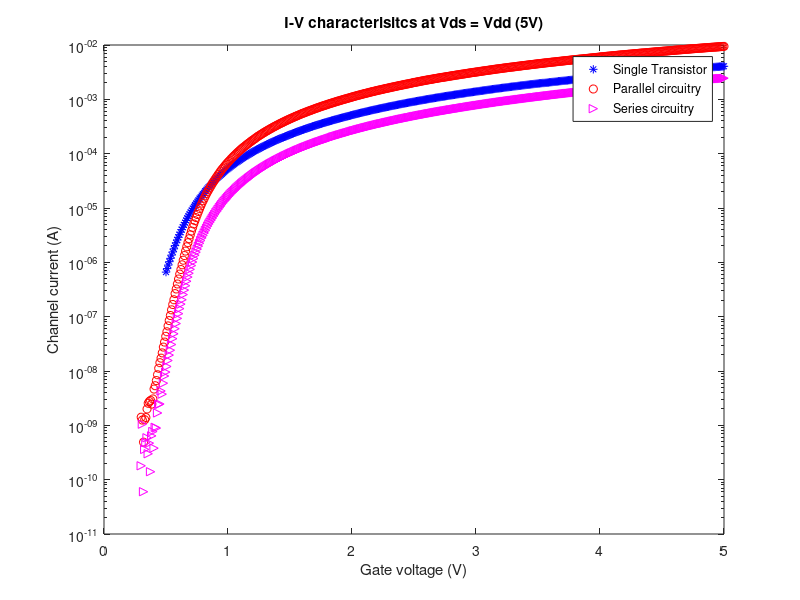
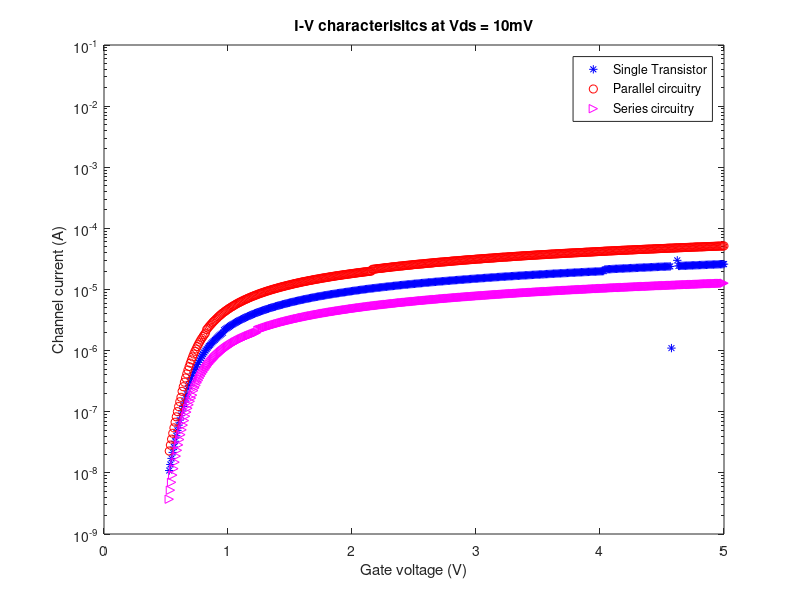
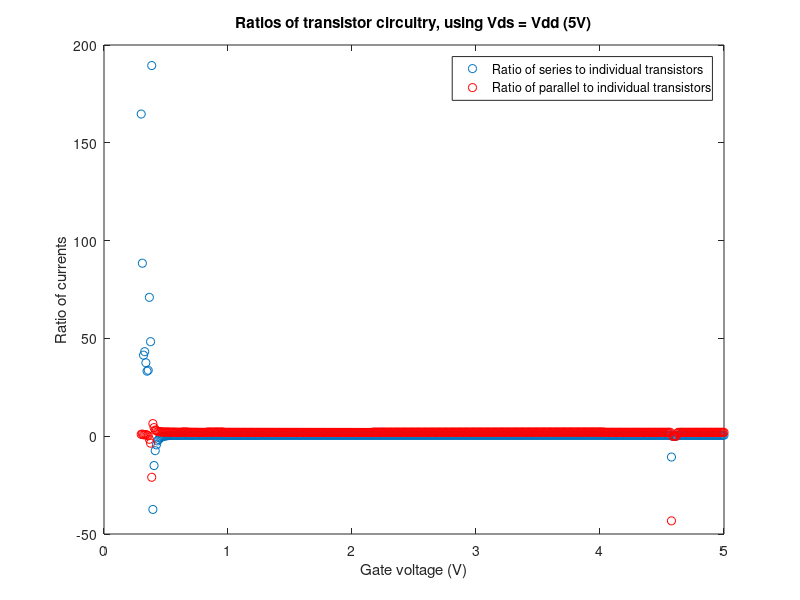

MATLAB code for these plots, in order:
%%Experiment 2

load exp2I_Vds10mV.csv
load exp2I_VdsVdd.csv
load exp2Vg_Vds10mV.csv
load exp2Vg_VdsVdd.csv
load exp2ParallelI_Vds10mV.csv
load exp2ParallelI_VdsVdd.csv
load exp2ParallelVg_Vds10mV.csv
load exp2ParallelVg_VdsVdd.csv
load exp2Vg_Vds10mV.csv
load exp2Vg_VdsVdd.csv
load exp2SeriesI_Vds10mV.csv
load exp2SeriesI_VdsVdd.csv
load exp2SeriesVg_Vds10mV.csv
load exp2SeriesVg_VdsVdd.csv
load exp2Vg_Vds10mV.csv
load exp2Vg_VdsVdd.csv

% a single semilog plot showing data from the individual transistor, the parallel 
%connection, and the series connection, for each of the two experimental situations
figure
semilogy(abs(exp2Vg_VdsVdd), abs(exp2I_VdsVdd), 'b*')
hold on
semilogy(abs(exp2ParallelVg_VdsVdd), abs(exp2ParallelI_VdsVdd), 'ro')
semilogy(abs(exp2SeriesVg_VdsVdd), abs(exp2SeriesI_VdsVdd), 'm>')
legend('Single Transistor', 'Parallel circuitry', 'Series circuitry')
title('I-V characterisitcs at Vds = Vdd (5V)')
xlabel('Gate voltage (V)')
ylabel('Channel current (A)')

figure
semilogy(abs(exp2Vg_Vds10mV(25:500)), abs(exp2I_Vds10mV(25:500)), 'b*')
hold on
semilogy(abs(exp2ParallelVg_Vds10mV(25:500)), abs(exp2ParallelI_Vds10mV(25:500)), 'ro')
semilogy(abs(exp2SeriesVg_Vds10mV(25:500)), abs(exp2SeriesI_Vds10mV(25:500)), 'm>')
legend('Single Transistor', 'Parallel circuitry', 'Series circuitry')
title('I-V characterisitcs at Vds = 10mV')
xlabel('Gate voltage (V)')
ylabel('Channel current (A)')

%Also, include plots showing  the ratio of the measurements from the parallel connection
%to those from the individual transistor and the ratio of the
%individual transistor measurements to those from the series
% connection

ratiopIVdd = exp2ParallelI_VdsVdd./exp2I_VdsVdd;
ratiosIVdd = exp2SeriesI_VdsVdd./exp2I_VdsVdd;
 
ratiopI10 = exp2ParallelI_Vds10mV./exp2I_Vds10mV;
ratiosI10 = exp2SeriesI_Vds10mV./exp2I_Vds10mV;
Vg10 = exp2Vg_Vds10mV
%Vds at Vdd

figure
plot(exp2Vg_Vds10mV, (ratiosI10), 'o')
hold on
plot(exp2Vg_Vds10mV, (ratiopI10), 'ro')

xlabel('Gate voltage (V)')
ylabel('Ratio of currents')
legend('Ratio of series to individual transistors', 'Ratio of parallel to individual transistors')
title('Ratios of transistor circuitry, using Vds = Vdd (5V)')

%Vds at 10mV
% figure
% plot(exp2Vg_Vds10mV, ratiosI10, 'Linewidth', 2)
% hold on
% plot(exp2Vg_Vds10, ratiopI10, 'r', 'Linewidth', 2)
% xlabel('Gate voltage (V)')
% ylabel('Ratio of currents')
% legend('Ratio of series to individual transistors', 'Ratio of parallel to individual transistors')
% title('Ratios of transistor circuitry, using Vds = 10mV')
% 
